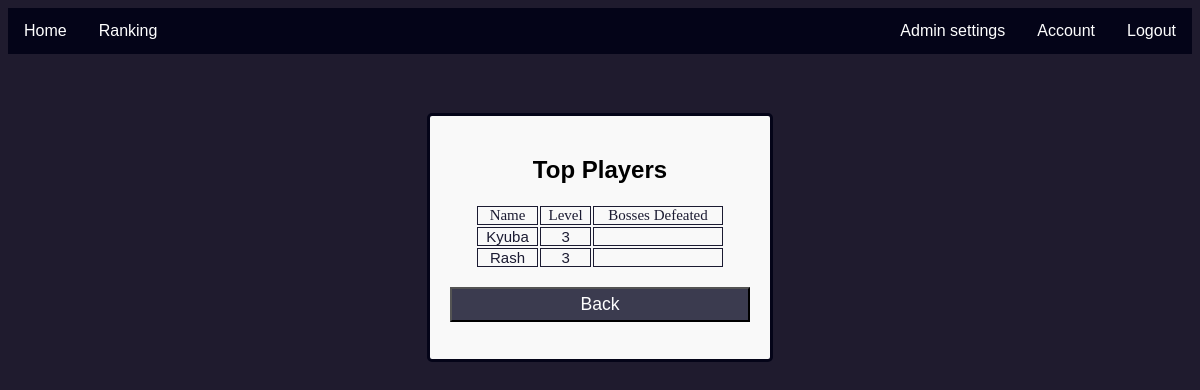
The app's page /ranking/index.php (signed in), older data.
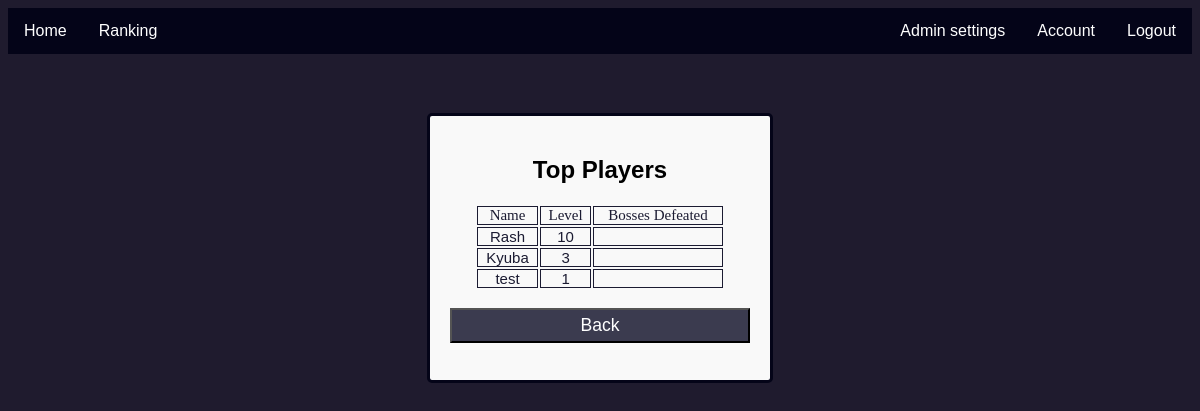
The same page, newer data.
### tables this page shows
CREATE TABLE `characters` (
  `id` int(255) NOT NULL,
  `name` varchar(60) NOT NULL,
  `level` int(255) NOT NULL,
  `exp` int(255) NOT NULL,
  `coins` int(255) NOT NULL,
  `weaponsid` int(11) DEFAULT NULL,
  `attack` int(255) NOT NULL,
  `health` int(255) NOT NULL,
  `maxhealth` int(255) NOT NULL,
  `defense` int(255) NOT NULL,
  `potion` int(60) NOT NULL,
  `consumable` int(60) NOT NULL,
  `duel_won` int(10) NOT NULL DEFAULT 0
);

### ranking/ranking_controller.php (the view)
<?php
try {
    require_once("../data/db.php");
    $sql = "SELECT name, level FROM Characters";
    $stmt = $pdo->prepare($sql);
    if (!$stmt->execute()) {
        throw new Exception();
    }
    $characters = $stmt->fetchAll();
    usort($characters, function ($a, $b) {
        return $b['level'] <=> $a['level'];
    });
    foreach ($characters as $char) {
        echo
        "<tr>
            <td>{$char['name']}</td>
            <td>{$char['level']}</td>
            <td></td>
        </tr>";
    }
}
catch (Exception) {
    echo "User's fault.";
}

Row changes from the older to the newer data that the page shows:
changed characters "Rash": level "3" → "10"; moves up the list
added characters: name "test", level "1"
